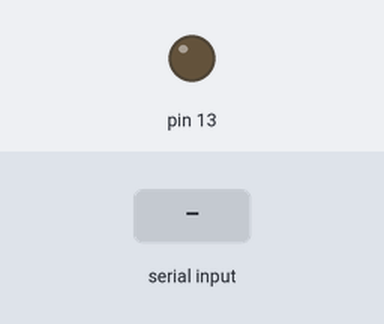
Simulated run of this sketch. Board: Arduino Uno, built with avr-gcc and run on an emulated ATmega328P. Shown: output pins drawn as LEDs (lit = HIGH). The inputs (shaded band) are chosen by the test bench.

Above: at 4.8 s.
4.9 s: "a" received over the second serial link
At 7.4 s:
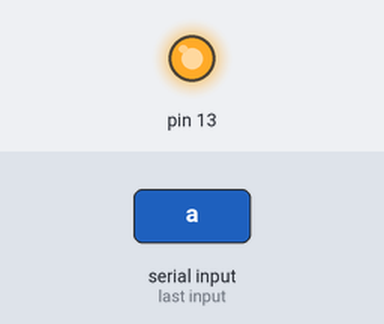
Timing chart, 0 to 9.5 s (numbered marks = the images above; inputs shaded):
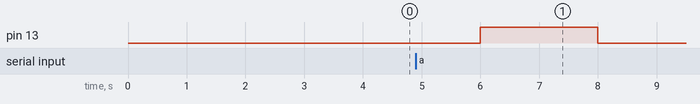

Measured:
- after the input at 4.9 s, pin 13: LOW → HIGH after 1.1 s, → LOW 2.0 s later

The sketch:

ReactNativeBluetooth.ino
```cpp
#include <SoftwareSerial.h>
SoftwareSerial BT(1,0);

void setup() {
  pinMode(13, OUTPUT);
  BT.begin(9600);
}
char led;

void loop() {
  led=(BT.read());
  switch(led){
    case 'a':
      digitalWrite(13,HIGH);
      delay(2000);
      digitalWrite(13,LOW);
    break;
    case 'b':
      digitalWrite(12,HIGH);
      delay(2000);
      digitalWrite(12,LOW);
    break;
    default:
      digitalWrite(11,HIGH);
      delay(2000);
      digitalWrite(11,LOW);
    break;
  }
}
```
